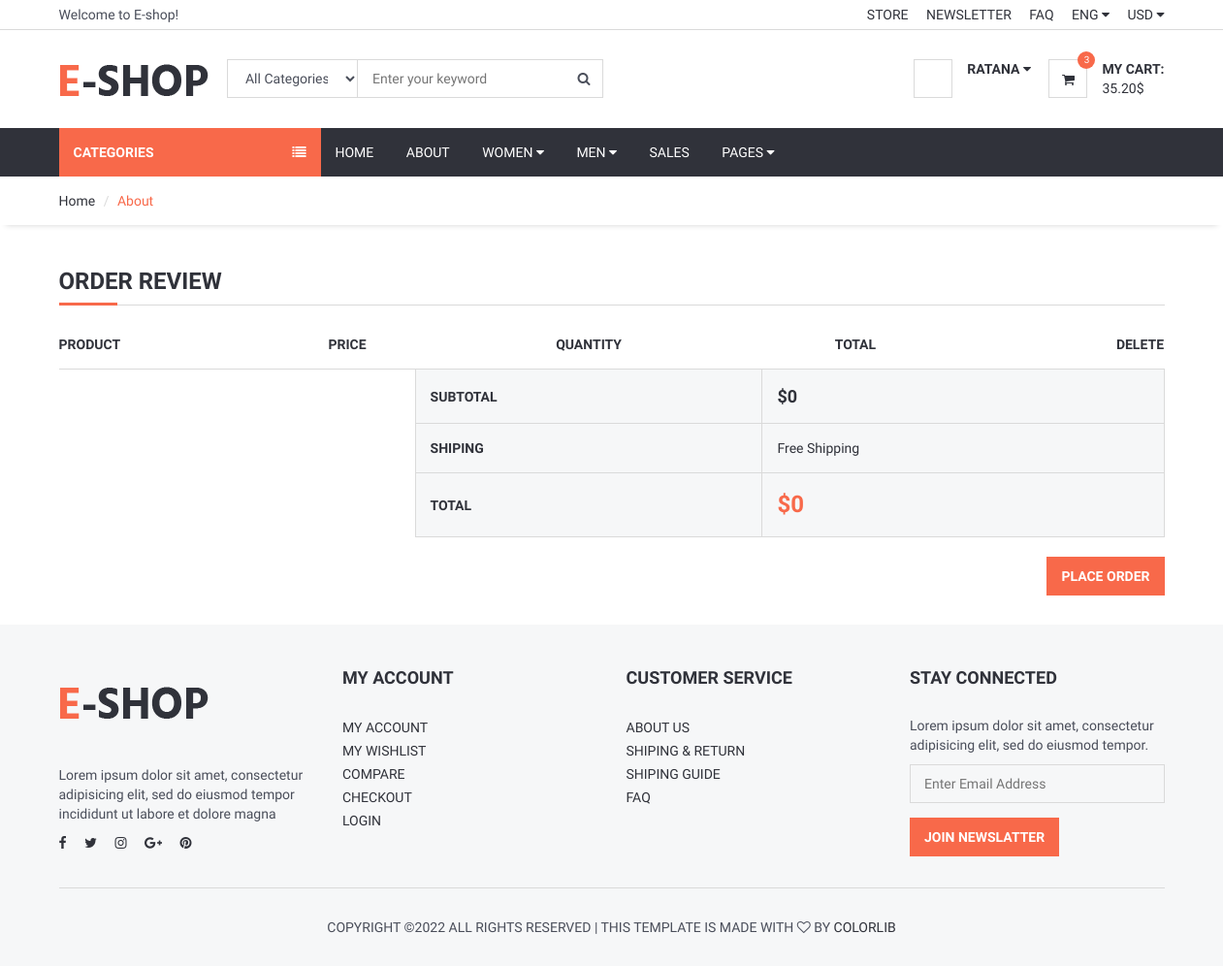
/shopcart/ (signed in), run on an earlier commit of the app's database.
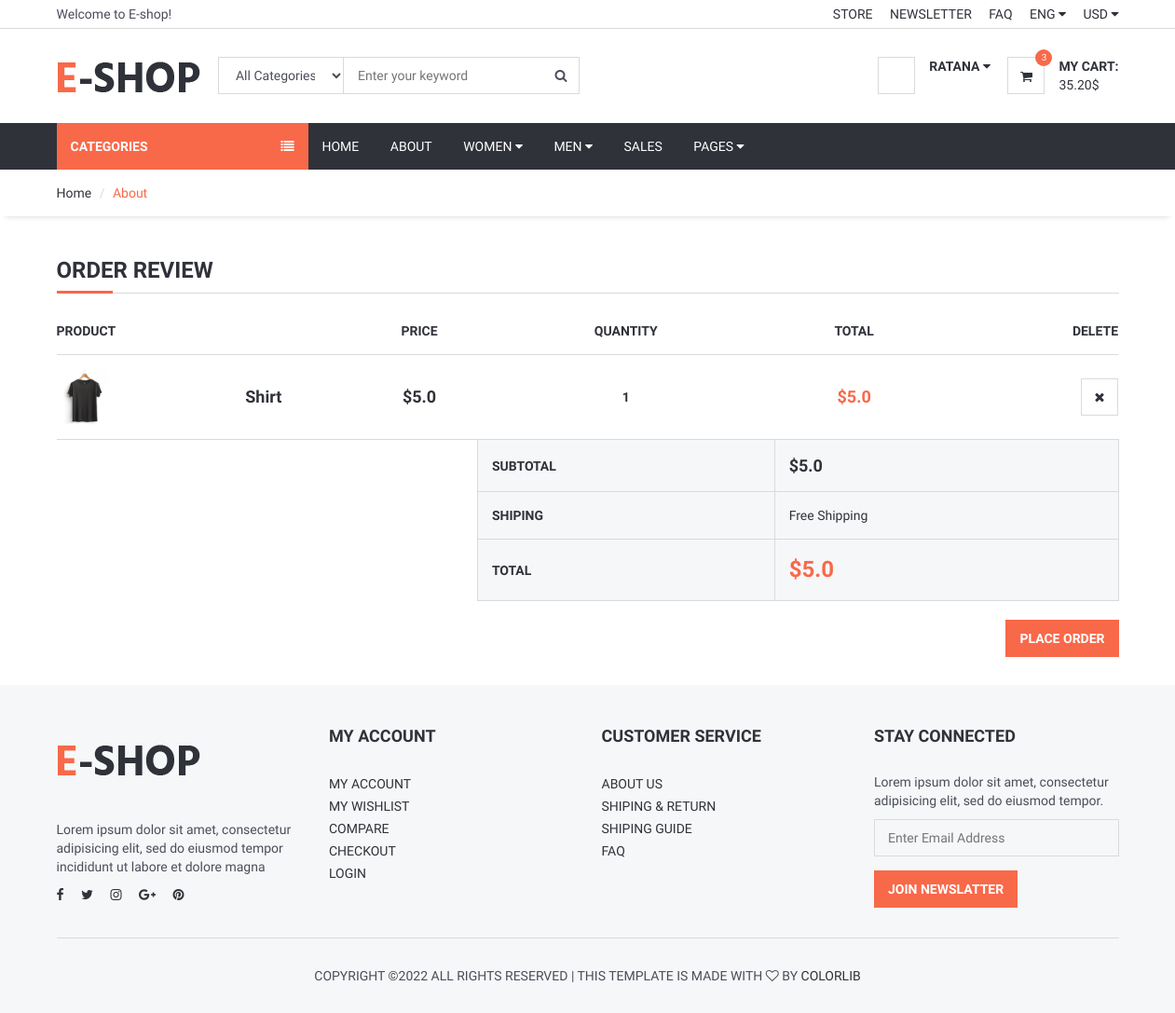
And on a later commit of the database.
### order/models.py (models this page shows, shortened)
class ShopCart(models.Model):
    user = models.ForeignKey(User, on_delete=models.SET_NULL, null=True)
    product = models.ForeignKey(Product, on_delete=models.SET_NULL, null=True)
    quantity = models.IntegerField()
    @property
    def price(self):
        return self.product.price
    @property
    def amount(self):
        return (self.quantity * self.product.price)

### product/models.py (models this page shows, shortened)
class Product(models.Model):
    STATUS = (
        ('True', 'True'),
        ('False', 'False'),
    )
    category = models.ForeignKey(Category, on_delete=models.CASCADE)# one product have one category -> one category have many product
    title = models.CharField(max_length=30)
    keyword = models.CharField(max_length=255)
    description = models.CharField(max_length=255)
    image = models.ImageField(upload_to='images/', null=True)
    price = models.FloatField()
    amount = models.IntegerField()
    minamount = models.IntegerField()
    detail = RichTextUploadingField()
    slug = models.SlugField(null=False, unique=True)
    status = models.CharField(max_length=10, choices=STATUS)
    create_at = models.DateTimeField(auto_now_add=True)
    update_at = models.DateTimeField(auto_now=True)
    def __str__(self):
        return self.title

### order/views.py (the view)
def shopCart(request):
    setting = Setting.objects.get(pk=1)
    category = Category.objects.all()
    current_user = request.user
    shopcart = ShopCart.objects.filter(user_id = current_user)
    total = 0
    for pro in shopcart:
        total += pro.product.price* pro.quantity
    context = {
        'setting' : setting,
        'category' : category,
        'shopcart' : shopcart,
        'total' : total,
    }
    return render(request, 'shopCartProduct.html', context)

### home/templates/shopCartProduct.html (shortened to what this page needs)
{% extends 'homebase.html' %}
{% block sidebar %}{% include 'sidebar.html' %}{% endblock %}
{% block body %}
{% load static %}
<div id="breadcrumb">
    <div class="container">
        <ul class="breadcrumb">
            <li><a href="#">Home</a></li>
            <li class="active">About</li>
        </ul>
    </div>
</div>
<div class="section">
    <div class="container">
        <div class="row">
            <div class="col-md-12">
                <div class="order-summary clearfix">
                    <div class="section-title">
                        <h3 class="title">Order Review</h3>
                    </div>
                    <table class="shopping-cart-table table">
                        <thead>
                            <tr>
                                <th>Product</th>
                                <th></th>
                                <th class="text-center">Price</th>
                                <th class="text-center">Quantity</th>
                                <th class="text-center">Total</th>
                                <th class="text-right">Delete</th>
                            </tr>
                        </thead>
                        <tbody>
                            {% for pro in shopcart %}
                            <tr>
                                <td class="thumb"><img src="{{pro.product.image.url}}" alt=""></td>
                                <td class="details">
                                    <a href="/product/{{ pro.product.id }}/{{ pro.product.slug }}">{{pro.product}}</a>
                                </td>
                                <td class="price text-center"><strong>${{pro.price}}</strong></td>
                                <td class="qty text-center"><strong>{{pro.quantity}}</strong></td>
                                <td class="total text-center"><strong class="primary-color">${{pro.amount}}</strong></td>
                                <td class="text-right">
                                <a class="main-btn icon-btn" href="/order/deletefromcart/{{pro.id}}" onclick="return confirm('Delete ! Are you sure you wnat to delete this product')"><i class="fa fa-close"></i></a>
                                </td>
                            </tr>
                            {% endfor %}
                        </tbody>
                        <tfoot>
                            <tr>
                                <th class="empty" colspan="3"></th>
                                <th>SUBTOTAL</th>
                                <th colspan="2" class="sub-total">${{total}}</th>
                            </tr>
                            <tr>
                                <th class="empty" colspan="3"></th>
                                <th>SHIPING</th>
                                <td colspan="2">Free Shipping</td>
                            </tr>
                            <tr>
                                <th class="empty" colspan="3"></th>
                                <th>TOTAL</th>
                                <th colspan="2" class="total">${{total}}</th>
                            </tr>
                        </tfoot>
                    </table>
                    <div class="pull-right">
                       <a href="/order/orderproduct" class="primary-btn">Place Order</a>
                    </div>
                </div>
            </div>
        </div>
    </div>
</div>
{% endblock %}

What changed in the data, as far as the page shows it:
added ShopCart: product.image (picture), product "Shirt", price "5.0", quantity "1", amount "5.0"
Also different on the page:
{{ total }}: "0" → "5.0"
